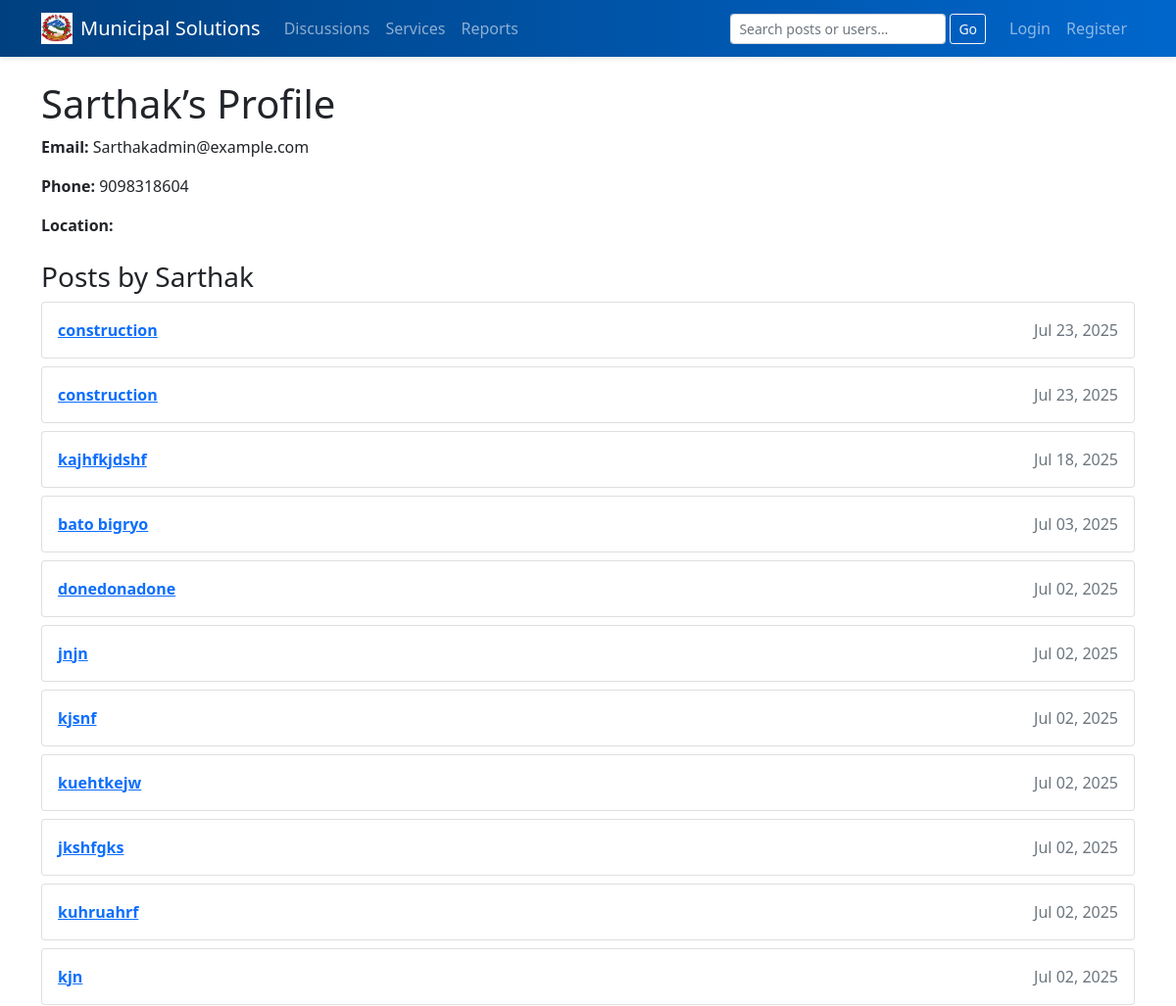
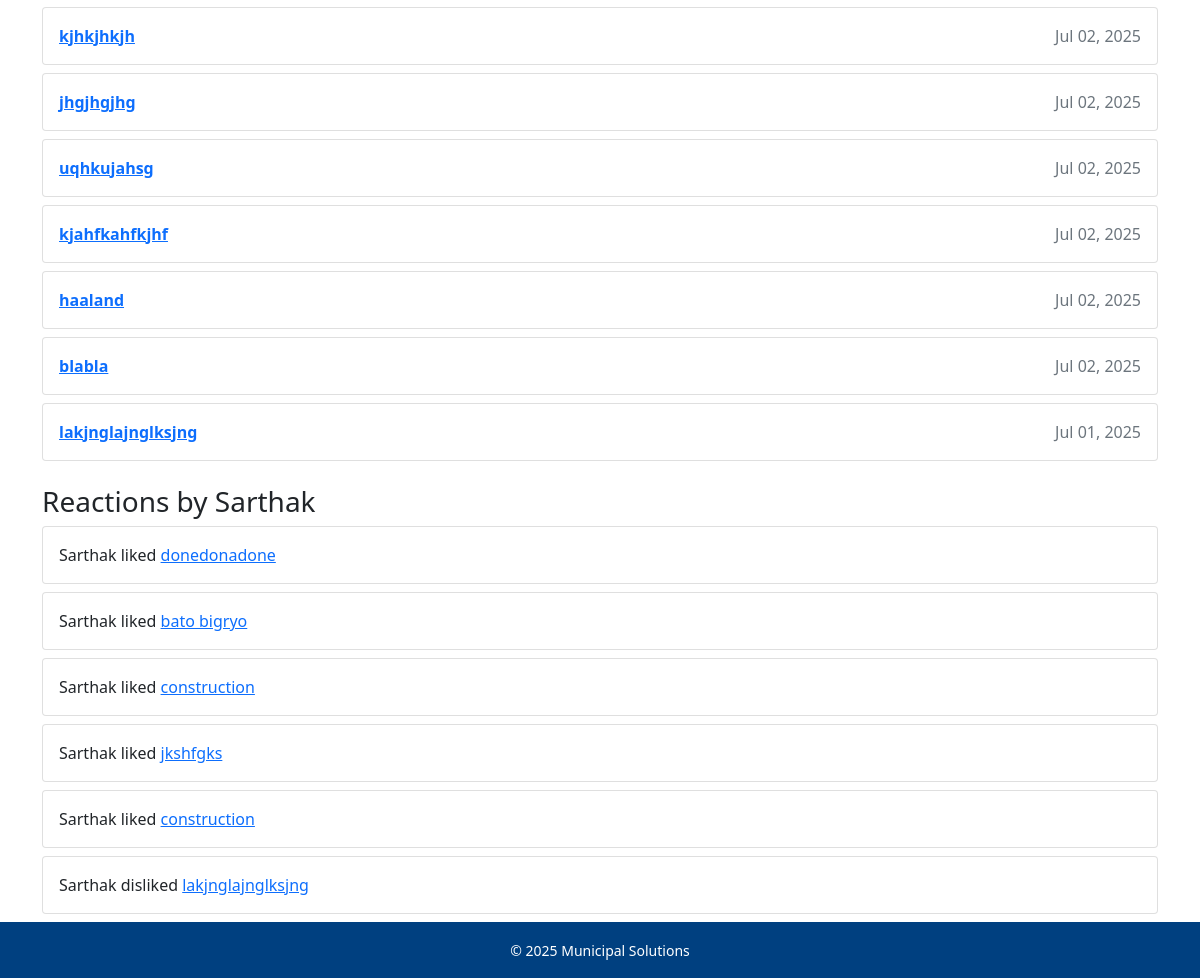
The app's page /accounts/users/Sarthak/ with its own data (2 pictures, top to bottom).
### accounts/models.py (models this page shows, shortened)
class CustomUser(AbstractUser):
    is_admin     = models.BooleanField(default=False)
    phone_number = models.CharField(max_length=20, blank=True)
    address      = models.TextField(blank=True)
    email        = models.EmailField(unique=True)

### services/models.py (models this page shows, shortened)
class DiscussionPost(models.Model):
    CATEGORY_TAX          = 'tax'
    CATEGORY_CONSTRUCTION = 'construction'
    CATEGORY_HEALTH       = 'health'
    CATEGORY_CHOICES = [
        (CATEGORY_TAX,          'Tax'),
        (CATEGORY_CONSTRUCTION, 'Construction'),
        (CATEGORY_HEALTH,       'Health'),
    ]
    author     = models.ForeignKey(CustomUser, on_delete=models.CASCADE)
    title      = models.CharField(max_length=200)
    content    = models.TextField()
    image      = models.ImageField(upload_to='discussion_images/', blank=True, null=True)
    location   = models.CharField(max_length=100, blank=True, null=True)
    category   = models.CharField(
        max_length=20,
        choices=CATEGORY_CHOICES,
        default=CATEGORY_TAX,
        help_text="Select one: Tax, Construction or Health"
    )
    created_at = models.DateTimeField(auto_now_add=True)
    updated_at = models.DateTimeField(auto_now=True)
    likes      = models.PositiveIntegerField(default=0)
    dislikes   = models.PositiveIntegerField(default=0)

class PostReaction(models.Model):
    LIKE     = 'like'
    DISLIKE  = 'dislike'
    VOTE_CHOICES = [
        (LIKE, 'Like'),
        (DISLIKE, 'Dislike'),
    ]
    user      = models.ForeignKey(settings.AUTH_USER_MODEL, on_delete=models.CASCADE)
    post      = models.ForeignKey(DiscussionPost,            on_delete=models.CASCADE)
    reaction  = models.CharField(max_length=7, choices=VOTE_CHOICES)
    class Meta:
        unique_together = ('user', 'post')

### accounts/views.py (the view)
# urls.py: path('users/<str:username>/', views.public_profile, name='public_profile'),
def public_profile(request, username):
    User = get_user_model()
    profile_user = get_object_or_404(User, username=username)
    posts = DiscussionPost.objects.filter(author=profile_user).order_by('-created_at')
    reactions = PostReaction.objects.filter(user=profile_user).order_by('-id')
    likes_count = reactions.filter(reaction='like').count()
    dislikes_count = reactions.filter(reaction='dislike').count()
    return render(request, 'accounts/public_profile.html', {
        'profile_user': profile_user,
        'posts': posts,
        'reactions': reactions,
        'likes_count': likes_count,
        'dislikes_count': dislikes_count,
    })

### templates/accounts/public_profile.html (shortened to what this page needs)
{% extends 'base.html' %}
{% block content %}
  <h1>{{ profile_user.username }}’s Profile</h1>
  <p><strong>Email:</strong> {{ profile_user.email }}</p>
  <p><strong>Phone:</strong> {{ profile_user.phone_number }}</p>
  <p><strong>Location:</strong> {{ profile_user.profile.location }}</p>
  <h3 class="mt-4">Posts by {{ profile_user.username }}</h3>
  {% for post in posts %}
    <div class="card mb-2">
      <div class="card-body">
        <a href="{% url 'post_detail' post.id %}"><strong>{{ post.title }}</strong></a>
        <span class="float-end text-muted">{{ post.created_at|date:"M d, Y" }}</span>
      </div>
    </div>
  {% empty %}
    <p>No posts yet.</p>
  {% endfor %}
  <h3 class="mt-4">Reactions by {{ profile_user.username }}</h3>
  {% for r in reactions %}
    <div class="card mb-2">
      <div class="card-body">
        {{ profile_user.username }} {{ r.reaction }}d
        <a href="{% url 'post_detail' r.post.id %}">{{ r.post.title }}</a>
      </div>
    </div>
  {% empty %}
    <p>No reactions yet.</p>
  {% endfor %}
{% endblock %}

### static/css/style.css (style rules this page uses)
:root { --primary: #004080; --secondary: #0066cc; --light-bg: #f8f9fa; --text: #212529; --seal-opacity: 0.40; --transition: 0.2s ease; --border-radius: 0.5rem; --card-shadow: 0 2px 6px rgba(0,0,0,0.1); }
*, *::before, *::after { box-sizing: border-box; margin: 0; padding: 0; }
body { font-family: 'Inter', sans-serif; background: var(--light-bg); color: var(--text); line-height: 1.6; }

### records on screen
CustomUser: username "Sarthak", email "Sarthakadmin@example.com", phone_number "9098318604"
DiscussionPost: title "construction", created_at "Jul 23, 2025"
DiscussionPost: title "construction", created_at "Jul 23, 2025"
DiscussionPost: title "kajhfkjdshf", created_at "Jul 18, 2025"
DiscussionPost: title "bato bigryo", created_at "Jul 03, 2025"
DiscussionPost: title "donedonadone", created_at "Jul 02, 2025"
DiscussionPost: title "jnjn", created_at "Jul 02, 2025"
DiscussionPost: title "kjsnf", created_at "Jul 02, 2025"
DiscussionPost: title "kuehtkejw", created_at "Jul 02, 2025"
DiscussionPost: title "jkshfgks", created_at "Jul 02, 2025"
DiscussionPost: title "kuhruahrf", created_at "Jul 02, 2025"
DiscussionPost: title "kjn", created_at "Jul 02, 2025"
DiscussionPost: title "kjhkjhkjh", created_at "Jul 02, 2025"
DiscussionPost: title "jhgjhgjhg", created_at "Jul 02, 2025"
DiscussionPost: title "uqhkujahsg", created_at "Jul 02, 2025"
DiscussionPost: title "kjahfkahfkjhf", created_at "Jul 02, 2025"
DiscussionPost: title "haaland", created_at "Jul 02, 2025"
DiscussionPost: title "blabla", created_at "Jul 02, 2025"
DiscussionPost: title "lakjnglajnglksjng", created_at "Jul 01, 2025"
PostReaction: reaction "like", post "donedonadone"
PostReaction: reaction "like", post "bato bigryo"
PostReaction: reaction "like", post "construction"
PostReaction: reaction "like", post "jkshfgks"
PostReaction: reaction "like", post "construction"
PostReaction: reaction "dislike", post "lakjnglajnglksjng"
